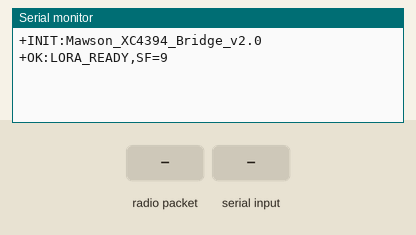
Recording of a program running on a simulated Arduino Uno, built with avr-gcc and run on an emulated ATmega328P. Parts: the last lines printed to the serial monitor. Inputs (shaded band) come from the test bench. No radio packets arrive unless stated.

Above: at 1.3 s.
1.4 s: radio packet "+TX:" arrives
At 2.6 s:
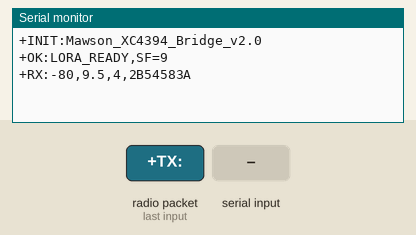
2.9 s: "+TX:\n" received over Serial
At 4.0 s:
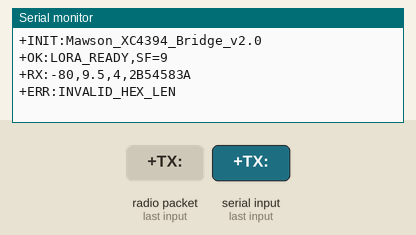
4.4 s: radio packet "+PING" arrives
At 5.2 s:
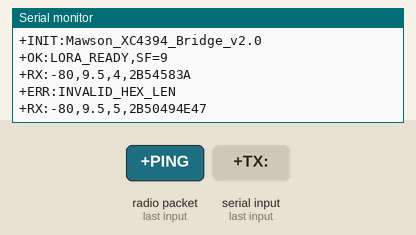
5.9 s: "+SF:\n" received over Serial
At 6.3 s:
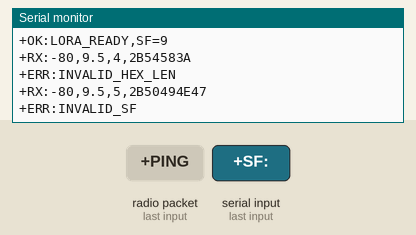
7.4 s: radio packet "0" arrives
At 8.6 s:
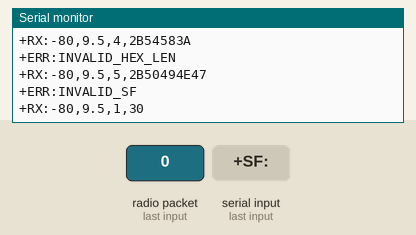
8.9 s: "+PING\n" received over Serial
At 9.8 s:
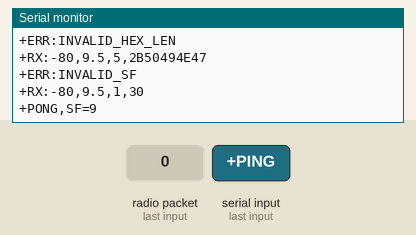

Measured:
- after the input at 1.4 s, the serial monitor: prints a new line at once (image 1)
- after the input at 2.9 s, the serial monitor: prints a new line at once (image 2)
- after the input at 4.4 s, the serial monitor: prints a new line at once (image 3)
- after the input at 5.9 s, the serial monitor: prints a new line at once (image 4)
- after the input at 7.4 s, the serial monitor: prints a new line at once (image 5)
- after the input at 8.9 s, the serial monitor: prints a new line at once (image 6)

The program:

main.cpp
```cpp
/*
 * Mawson MX921 LoRa Repeater Bridge — Gateway MCU Firmware
 * Target: Duinotech XC-4394 (ATmega328P + SX1276 LoRa Shield)
 * Serial Port: Connected to OpenWrt AR9331 (/dev/ttyATH0) at 115200 baud.
 *
 * Description:
 * Minimal, transparent LoRa-to-UART bridge.
 * Passes framed packets between SX1276 SPI and OpenWrt AR9331.
 * Supports dynamic Spreading Factor switching (+SF:9 / +SF:11) via serial commands.
 * Keeps SRAM consumption minimal (< 700 bytes) to guarantee rock-solid stability on ATmega328P (2KB SRAM).
 */

#include <Arduino.h>
#include <SPI.h>
#include <LoRa.h>

// Duinotech XC-4394 / Dragino LoRa Shield pinout on ATmega328P
#define LORA_CS_PIN      10
#define LORA_RST_PIN     9
#define LORA_IRQ_PIN     2

// Default LoRa RF Parameters
#define LORA_FREQUENCY   916800000L // 916.8 MHz (AU915 ISM)
#define LORA_DEFAULT_SF  9          // SF9 Default (~120ms airtime)
#define LORA_BW          125E3      // 125 kHz
#define LORA_CR          5          // 4/5
#define LORA_SYNC_WORD   0x12       // Private Sync Word 0x12
#define LORA_PREAMBLE    8

#define SERIAL_BAUD      115200

// Max packet size = 189 bytes (7 header + 180 payload + 2 CRC)
// 189 bytes * 2 = 378 hex characters.
// Buffer: "+TX:" (4) + 378 hex + "\r\n\0" (3) = 385 bytes.
#define RX_BUFFER_MAX    400

static char serialBuf[RX_BUFFER_MAX];
static uint16_t serialBufIdx = 0;
static uint8_t currentSF = LORA_DEFAULT_SF;

uint8_t hexNibble(char c) {
  if (c >= '0' && c <= '9') return c - '0';
  if (c >= 'A' && c <= 'F') return c - 'A' + 10;
  if (c >= 'a' && c <= 'f') return c - 'a' + 10;
  return 0xFF;
}

void processIncomingLoRa() {
  int packetSize = LoRa.parsePacket();
  if (packetSize > 0) {
    int rssi = LoRa.packetRssi();
    float snr = LoRa.packetSnr();

    Serial.print(F("+RX:"));
    Serial.print(rssi);
    Serial.print(F(","));
    Serial.print(snr, 1);
    Serial.print(F(","));
    Serial.print(packetSize);
    Serial.print(F(","));

    while (LoRa.available()) {
      uint8_t b = LoRa.read();
      if (b < 0x10) Serial.print('0');
      Serial.print(b, HEX);
    }
    Serial.println();
  }
}

void handleTxCommand(const char* hexStr, uint16_t hexLen) {
  if (hexLen % 2 != 0 || hexLen == 0) {
    Serial.println(F("+ERR:INVALID_HEX_LEN"));
    return;
  }

  uint16_t byteCount = hexLen / 2;
  LoRa.beginPacket();
  for (uint16_t i = 0; i < byteCount; i++) {
    uint8_t hi = hexNibble(hexStr[i * 2]);
    uint8_t lo = hexNibble(hexStr[i * 2 + 1]);
    if (hi == 0xFF || lo == 0xFF) {
      Serial.println(F("+ERR:INVALID_HEX_CHAR"));
      return;
    }
    LoRa.write((hi << 4) | lo);
  }
  LoRa.endPacket();
  Serial.print(F("+OK:TX_DONE,"));
  Serial.println(byteCount);
}

void handleSetSf(uint8_t newSf) {
  if (newSf < 6 || newSf > 12) {
    Serial.println(F("+ERR:INVALID_SF"));
    return;
  }
  LoRa.setSpreadingFactor(newSf);
  currentSF = newSf;
  Serial.print(F("+OK:SF="));
  Serial.println(currentSF);
}

void processSerialInput() {
  while (Serial.available()) {
    char c = Serial.read();
    if (c == '\r' || c == '\n') {
      if (serialBufIdx > 0) {
        serialBuf[serialBufIdx] = '\0';
        if (strncmp(serialBuf, "+TX:", 4) == 0) {
          handleTxCommand(serialBuf + 4, serialBufIdx - 4);
        } else if (strncmp(serialBuf, "+SF:", 4) == 0) {
          uint8_t sf = (uint8_t)atoi(serialBuf + 4);
          handleSetSf(sf);
        } else if (strcmp(serialBuf, "+PING") == 0) {
          Serial.print(F("+PONG,SF="));
          Serial.println(currentSF);
        } else {
          Serial.println(F("+ERR:UNKNOWN_CMD"));
        }
        serialBufIdx = 0;
      }
    } else {
      if (serialBufIdx < (RX_BUFFER_MAX - 1)) {
        serialBuf[serialBufIdx++] = c;
      }
    }
  }
}

void setup() {
  Serial.begin(SERIAL_BAUD);
  delay(100);
  Serial.println(F("+INIT:Mawson_XC4394_Bridge_v2.0"));

  LoRa.setPins(LORA_CS_PIN, LORA_RST_PIN, LORA_IRQ_PIN);

  if (!LoRa.begin(LORA_FREQUENCY)) {
    Serial.println(F("+ERR:LORA_INIT_FAILED"));
    while (1) {
      delay(1000);
      Serial.println(F("+ERR:LORA_INIT_RETRY"));
      if (LoRa.begin(LORA_FREQUENCY)) break;
    }
  }

  LoRa.setSpreadingFactor(currentSF);
  LoRa.setSignalBandwidth(LORA_BW);
  LoRa.setCodingRate4(LORA_CR);
  LoRa.setSyncWord(LORA_SYNC_WORD);
  LoRa.setPreambleLength(LORA_PREAMBLE);
  LoRa.enableCrc();

  Serial.print(F("+OK:LORA_READY,SF="));
  Serial.println(currentSF);
}

void loop() {
  processIncomingLoRa();
  processSerialInput();
}
```
